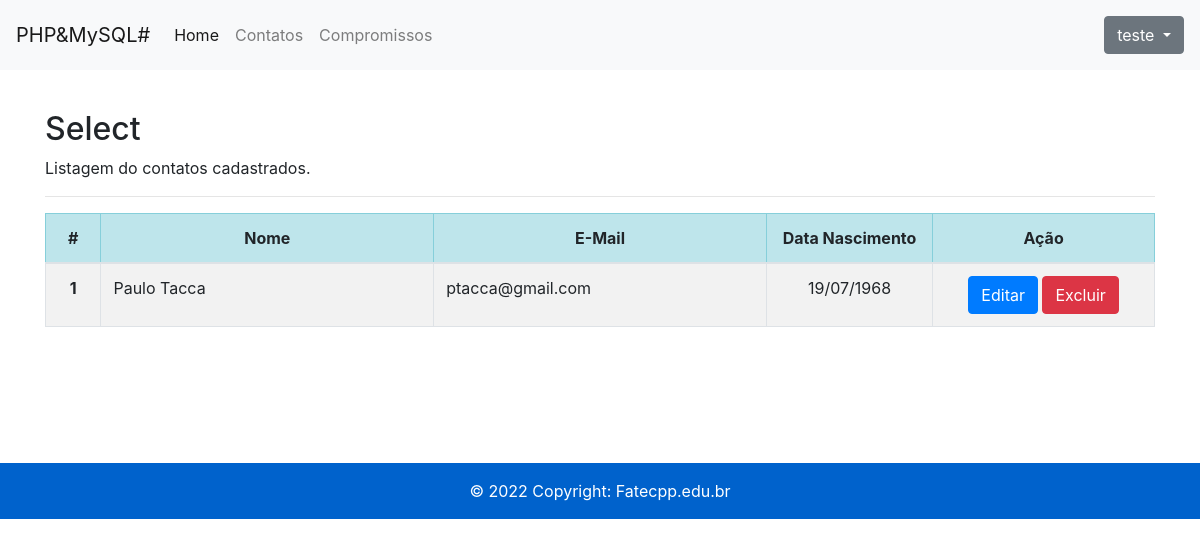
The app's page /select.php (signed in) with its own data.
### tables this page shows
CREATE TABLE `contatos` (
  `id` int(11) NOT NULL,
  `nome` varchar(100) NOT NULL,
  `email` varchar(100) NOT NULL,
  `datanasc` date DEFAULT NULL,
  `created_at` datetime NOT NULL DEFAULT current_timestamp()
);

### select.php (the view, shortened to what this page needs)
<?php
require("header-inc.php");
require_once('connection.php');
$mysql_query = "SELECT * FROM contatos ORDER BY id";
$result = $conn->query($mysql_query);
?>
<div class="container">
  <h2>Select</h2>
  <p>Listagem do contatos cadastrados.</p>
  <hr>
  <table class="table table-striped table-bordered table-hover">
    <thead>
      <tr class="table-info" style="text-align:center">
        <th scope="col" style="width: 5%;">#</th>
        <th scope="col">Nome</th>
        <th scope="col" style="width: 30%;">E-Mail</th>
        <th scope="col" style="width: 15%;">Data Nascimento</th>
        <th scope="col" style="width: 20%;">Ação</th>
      </tr>
    </thead>
    <tbody>
      <?php while($data = mysqli_fetch_array($result)) { ?>
      <tr>
        <th scope="row" style="text-align:center"><?php echo $data['id']; ?></th>
        <td><?php echo $data['nome']; ?></td>
        <td><?php echo $data['email']; ?></td>
        <td style="text-align:center"><?php echo date('d/m/Y', strtotime($data['datanasc'])); ?></td>
        <td style="text-align:center">
          <a href="update.php?id=<?php echo $data['id']; ?>">
            <button type="button" class="btn btn-primary">Editar</button></a>
          <a href="delete.php?id=<?php echo $data['id']; ?>">
            <button type="button" class="btn btn-danger">Excluir</button></a>
        </td>
      </tr>
      <?php } ?>
    </tbody>
  </table>
</div>
<?php require("footer-inc.php"); ?>

### records on screen
contatos: id "1", nome "Paulo Tacca", email "ptacca@gmail.com", datanasc "19/07/1968"

### other values on screen
$_SESSION["username"] "teste"
